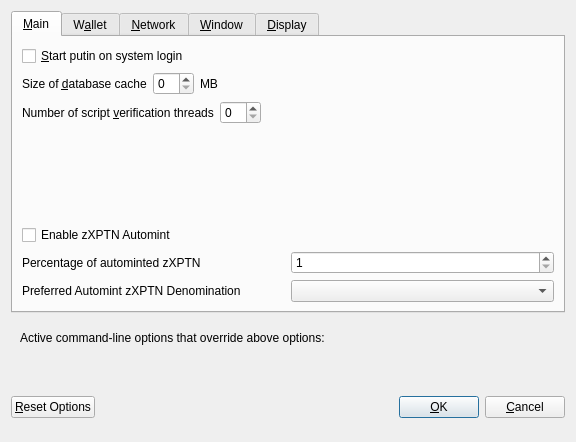
<?xml version="1.0" encoding="UTF-8"?>
<ui version="4.0">
 <class>OptionsDialog</class>
 <widget class="QDialog" name="OptionsDialog">
  <property name="geometry">
   <rect>
    <x>0</x>
    <y>0</y>
    <width>576</width>
    <height>442</height>
   </rect>
  </property>
  <property name="windowTitle">
   <string>Options</string>
  </property>
  <property name="modal">
   <bool>true</bool>
  </property>
  <layout class="QVBoxLayout" name="verticalLayout">
   <item>
    <widget class="QTabWidget" name="tabWidget">
     <property name="currentIndex">
      <number>0</number>
     </property>
     <widget class="QWidget" name="tabMain">
      <attribute name="title">
       <string>&amp;Main</string>
      </attribute>
      <layout class="QVBoxLayout" name="verticalLayout_Main">
       <item>
        <widget class="QCheckBox" name="bitcoinAtStartup">
         <property name="toolTip">
          <string>Automatically start putin after logging in to the system.</string>
         </property>
         <property name="text">
          <string>&amp;Start putin on system login</string>
         </property>
        </widget>
       </item>
       <item>
        <layout class="QHBoxLayout" name="horizontalLayout_2_Main">
         <item>
          <widget class="QLabel" name="databaseCacheLabel">
           <property name="text">
            <string>Size of &amp;database cache</string>
           </property>
           <property name="textFormat">
            <enum>Qt::PlainText</enum>
           </property>
           <property name="buddy">
            <cstring>databaseCache</cstring>
           </property>
          </widget>
         </item>
         <item>
          <widget class="QSpinBox" name="databaseCache"/>
         </item>
         <item>
          <widget class="QLabel" name="databaseCacheUnitLabel">
           <property name="text">
            <string>MB</string>
           </property>
           <property name="textFormat">
            <enum>Qt::PlainText</enum>
           </property>
          </widget>
         </item>
         <item>
          <spacer name="horizontalSpacer_2_Main">
           <property name="orientation">
            <enum>Qt::Horizontal</enum>
           </property>
           <property name="sizeHint" stdset="0">
            <size>
             <width>40</width>
             <height>20</height>
            </size>
           </property>
          </spacer>
         </item>
        </layout>
       </item>
       <item>
        <layout class="QHBoxLayout" name="horizontalLayout_3_Main">
         <item>
          <widget class="QLabel" name="threadsScriptVerifLabel">
           <property name="text">
            <string>Number of script &amp;verification threads</string>
           </property>
           <property name="textFormat">
            <enum>Qt::PlainText</enum>
           </property>
           <property name="buddy">
            <cstring>threadsScriptVerif</cstring>
           </property>
          </widget>
         </item>
         <item>
          <widget class="QSpinBox" name="threadsScriptVerif">
           <property name="toolTip">
            <string>(0 = auto, &lt;0 = leave that many cores free)</string>
           </property>
          </widget>
         </item>
         <item>
          <spacer name="horizontalSpacer_3_Main">
           <property name="orientation">
            <enum>Qt::Horizontal</enum>
           </property>
           <property name="sizeHint" stdset="0">
            <size>
             <width>40</width>
             <height>20</height>
            </size>
           </property>
          </spacer>
         </item>
        </layout>
       </item>
       <item>
        <spacer name="verticalSpacer_2">
         <property name="orientation">
          <enum>Qt::Vertical</enum>
         </property>
         <property name="sizeHint" stdset="0">
          <size>
           <width>20</width>
           <height>40</height>
          </size>
         </property>
        </spacer>
       </item>
       <item>
        <widget class="QCheckBox" name="checkBoxZeromintEnable">
         <property name="toolTip">
          <string>Enable automatic minting of XPTN units to zXPTN</string>
         </property>
         <property name="layoutDirection">
          <enum>Qt::LeftToRight</enum>
         </property>
         <property name="text">
          <string>Enable zXPTN Automint</string>
         </property>
        </widget>
       </item>
       <item>
        <layout class="QHBoxLayout" name="horizontalLayout_3">
         <item>
          <widget class="QLabel" name="percentage_label">
           <property name="toolTip">
            <string>Percentage of incoming XPTN which get automatically converted to zXPTN via Zerocoin Protocol (min: 10%)</string>
           </property>
           <property name="text">
            <string>Percentage of autominted zXPTN</string>
           </property>
          </widget>
         </item>
         <item>
          <widget class="QSpinBox" name="zeromintPercentage">
           <property name="minimum">
            <number>1</number>
           </property>
           <property name="maximum">
            <number>100</number>
           </property>
          </widget>
         </item>
        </layout>
       </item>
       <item>
        <layout class="QHBoxLayout" name="horizontalLayout" stretch="0,0">
         <property name="sizeConstraint">
          <enum>QLayout::SetFixedSize</enum>
         </property>
         <item>
          <widget class="QLabel" name="labelPreferredDenom">
           <property name="maximumSize">
            <size>
             <width>16777215</width>
             <height>16777215</height>
            </size>
           </property>
           <property name="toolTip">
            <string>Wait with automatic conversion to Zerocoin until enough XPTN for this denomination is available</string>
           </property>
           <property name="text">
            <string>Preferred Automint zXPTN Denomination</string>
           </property>
          </widget>
         </item>
         <item>
          <widget class="QComboBox" name="preferredDenom">
           <property name="maximumSize">
            <size>
             <width>16777215</width>
             <height>27</height>
            </size>
           </property>
           <property name="toolTip">
            <string>Wait with automatic conversion to Zerocoin until enough XPTN for this denomination is available</string>
           </property>
           <property name="maxVisibleItems">
            <number>9</number>
           </property>
           <property name="maxCount">
            <number>9</number>
           </property>
          </widget>
         </item>
        </layout>
       </item>
      </layout>
     </widget>
     <widget class="QWidget" name="tabWallet">
      <attribute name="title">
       <string>W&amp;allet</string>
      </attribute>
      <layout class="QVBoxLayout" name="verticalLayout_Wallet">
       <item>
        <layout class="QHBoxLayout" name="horizontalLayout_2_Wallet">
         <item>
          <widget class="QLabel" name="labelStakeSplitThresholdText">
           <property name="text">
            <string>Stake split threshold:</string>
           </property>
          </widget>
         </item>
         <item>
          <widget class="QSpinBox" name="spinBoxStakeSplitThreshold">
           <property name="minimum">
            <number>1</number>
           </property>
           <property name="maximum">
            <number>999999</number>
           </property>
          </widget>
         </item>
        </layout>
       </item>
       <item>
        <widget class="QGroupBox" name="groupBox">
         <property name="title">
          <string>Expert</string>
         </property>
         <layout class="QVBoxLayout" name="verticalLayout_2">
          <item>
           <widget class="QCheckBox" name="coinControlFeatures">
            <property name="toolTip">
             <string>Whether to show coin control features or not.</string>
            </property>
            <property name="text">
             <string>Enable coin &amp;control features</string>
            </property>
           </widget>
          </item>
          <item>
           <widget class="QCheckBox" name="showMasternodesTab">
            <property name="toolTip">
             <string>Show additional tab listing all your masternodes in first sub-tab&lt;br/&gt;and all masternodes on the network in second sub-tab.</string>
            </property>
            <property name="text">
             <string>Show Masternodes Tab</string>
            </property>
           </widget>
          </item>
          <item>
           <widget class="QCheckBox" name="spendZeroConfChange">
            <property name="toolTip">
             <string>If you disable the spending of unconfirmed change, the change from a transaction&lt;br/&gt;cannot be used until that transaction has at least one confirmation.&lt;br/&gt;This also affects how your balance is computed.</string>
            </property>
            <property name="text">
             <string>&amp;Spend unconfirmed change</string>
            </property>
           </widget>
          </item>
         </layout>
        </widget>
       </item>
       <item>
        <spacer name="verticalSpacer_Wallet">
         <property name="orientation">
          <enum>Qt::Vertical</enum>
         </property>
         <property name="sizeHint" stdset="0">
          <size>
           <width>20</width>
           <height>40</height>
          </size>
         </property>
        </spacer>
       </item>
      </layout>
     </widget>
     <widget class="QWidget" name="tabNetwork">
      <attribute name="title">
       <string>&amp;Network</string>
      </attribute>
      <layout class="QVBoxLayout" name="verticalLayout_Network">
       <item>
        <widget class="QCheckBox" name="mapPortUpnp">
         <property name="toolTip">
          <string>Automatically open the putin client port on the router. This only works when your router supports UPnP and it is enabled.</string>
         </property>
         <property name="text">
          <string>Map port using &amp;UPnP</string>
         </property>
        </widget>
       </item>
       <item>
        <widget class="QCheckBox" name="allowIncoming">
         <property name="toolTip">
          <string>Accept connections from outside</string>
         </property>
         <property name="text">
          <string>Allow incoming connections</string>
         </property>
        </widget>
       </item>
       <item>
        <widget class="QCheckBox" name="connectSocks">
         <property name="toolTip">
          <string>Connect to the putin network through a SOCKS5 proxy.</string>
         </property>
         <property name="text">
          <string>&amp;Connect through SOCKS5 proxy (default proxy):</string>
         </property>
        </widget>
       </item>
       <item>
        <layout class="QHBoxLayout" name="horizontalLayout_1_Network">
         <item>
          <widget class="QLabel" name="proxyIpLabel">
           <property name="text">
            <string>Proxy &amp;IP:</string>
           </property>
           <property name="textFormat">
            <enum>Qt::PlainText</enum>
           </property>
           <property name="buddy">
            <cstring>proxyIp</cstring>
           </property>
          </widget>
         </item>
         <item>
          <widget class="QValidatedLineEdit" name="proxyIp">
           <property name="minimumSize">
            <size>
             <width>140</width>
             <height>0</height>
            </size>
           </property>
           <property name="maximumSize">
            <size>
             <width>140</width>
             <height>16777215</height>
            </size>
           </property>
           <property name="toolTip">
            <string>IP address of the proxy (e.g. IPv4: 127.0.0.1 / IPv6: ::1)</string>
           </property>
          </widget>
         </item>
         <item>
          <widget class="QLabel" name="proxyPortLabel">
           <property name="text">
            <string>&amp;Port:</string>
           </property>
           <property name="textFormat">
            <enum>Qt::PlainText</enum>
           </property>
           <property name="buddy">
            <cstring>proxyPort</cstring>
           </property>
          </widget>
         </item>
         <item>
          <widget class="QLineEdit" name="proxyPort">
           <property name="minimumSize">
            <size>
             <width>55</width>
             <height>0</height>
            </size>
           </property>
           <property name="maximumSize">
            <size>
             <width>55</width>
             <height>16777215</height>
            </size>
           </property>
           <property name="toolTip">
            <string>Port of the proxy (e.g. 9050)</string>
           </property>
          </widget>
         </item>
         <item>
          <spacer name="horizontalSpacer_1_Network">
           <property name="orientation">
            <enum>Qt::Horizontal</enum>
           </property>
           <property name="sizeHint" stdset="0">
            <size>
             <width>40</width>
             <height>20</height>
            </size>
           </property>
          </spacer>
         </item>
        </layout>
       </item>
       <item>
        <spacer name="verticalSpacer_Network">
         <property name="orientation">
          <enum>Qt::Vertical</enum>
         </property>
         <property name="sizeHint" stdset="0">
          <size>
           <width>20</width>
           <height>40</height>
          </size>
         </property>
        </spacer>
       </item>
      </layout>
     </widget>
     <widget class="QWidget" name="tabWindow">
      <attribute name="title">
       <string>&amp;Window</string>
      </attribute>
      <layout class="QVBoxLayout" name="verticalLayout_Window">
       <item>
        <widget class="QCheckBox" name="minimizeToTray">
         <property name="toolTip">
          <string>Show only a tray icon after minimizing the window.</string>
         </property>
         <property name="text">
          <string>&amp;Minimize to the tray instead of the taskbar</string>
         </property>
        </widget>
       </item>
       <item>
        <widget class="QCheckBox" name="minimizeOnClose">
         <property name="toolTip">
          <string>Minimize instead of exit the application when the window is closed. When this option is enabled, the application will be closed only after selecting Quit in the menu.</string>
         </property>
         <property name="text">
          <string>M&amp;inimize on close</string>
         </property>
        </widget>
       </item>
       <item>
        <spacer name="verticalSpacer_Window">
         <property name="orientation">
          <enum>Qt::Vertical</enum>
         </property>
         <property name="sizeHint" stdset="0">
          <size>
           <width>20</width>
           <height>40</height>
          </size>
         </property>
        </spacer>
       </item>
      </layout>
     </widget>
     <widget class="QWidget" name="tabDisplay">
      <attribute name="title">
       <string>&amp;Display</string>
      </attribute>
      <layout class="QVBoxLayout" name="verticalLayout_Display">
       <item>
        <layout class="QHBoxLayout" name="horizontalLayout_1_Display">
         <item>
          <widget class="QLabel" name="langLabel">
           <property name="text">
            <string>User Interface &amp;language:</string>
           </property>
           <property name="textFormat">
            <enum>Qt::PlainText</enum>
           </property>
           <property name="buddy">
            <cstring>lang</cstring>
           </property>
          </widget>
         </item>
         <item>
          <widget class="QValueComboBox" name="lang">
           <property name="toolTip">
            <string>The user interface language can be set here. This setting will take effect after restarting putin.</string>
           </property>
          </widget>
         </item>
        </layout>
       </item>
       <item>
        <widget class="QLabel" name="label_3">
         <property name="toolTip">
          <string notr="true"/>
         </property>
         <property name="statusTip">
          <string notr="true"/>
         </property>
         <property name="whatsThis">
          <string notr="true"/>
         </property>
         <property name="accessibleName">
          <string notr="true"/>
         </property>
         <property name="text">
          <string>Language missing or translation incomplete? Help contributing translations here:
https://www.transifex.com/putin-project/putin-project-translations</string>
         </property>
         <property name="wordWrap">
          <bool>true</bool>
         </property>
         <property name="openExternalLinks">
          <bool>true</bool>
         </property>
         <property name="textInteractionFlags">
          <set>Qt::TextBrowserInteraction</set>
         </property>
        </widget>
       </item>
       <item>
        <layout class="QHBoxLayout" name="horizontalLayout_4_Display" stretch="0,0">
         <item>
          <widget class="QLabel" name="themeLabel">
           <property name="text">
            <string>User Interface Theme:</string>
           </property>
          </widget>
         </item>
         <item>
          <widget class="QValueComboBox" name="theme"/>
         </item>
        </layout>
       </item>
       <item>
        <widget class="Line" name="line">
         <property name="orientation">
          <enum>Qt::Horizontal</enum>
         </property>
        </widget>
       </item>
       <item>
        <layout class="QHBoxLayout" name="horizontalLayout_2_Display">
         <item>
          <widget class="QLabel" name="unitLabel">
           <property name="text">
            <string>&amp;Unit to show amounts in:</string>
           </property>
           <property name="textFormat">
            <enum>Qt::PlainText</enum>
           </property>
           <property name="buddy">
            <cstring>unit</cstring>
           </property>
          </widget>
         </item>
         <item>
          <widget class="QValueComboBox" name="unit">
           <property name="toolTip">
            <string>Choose the default subdivision unit to show in the interface and when sending coins.</string>
           </property>
          </widget>
         </item>
        </layout>
       </item>
       <item>
        <layout class="QHBoxLayout" name="horizontalLayout_5_Display">
         <item>
          <widget class="QLabel" name="digitsLabel">
           <property name="text">
            <string>Decimal digits</string>
           </property>
          </widget>
         </item>
         <item>
          <widget class="QValueComboBox" name="digits"/>
         </item>
        </layout>
       </item>
       <item>
        <widget class="QCheckBox" name="checkBoxHideZeroBalances">
         <property name="toolTip">
          <string>Hide empty balances</string>
         </property>
         <property name="layoutDirection">
          <enum>Qt::LeftToRight</enum>
         </property>
         <property name="text">
          <string>Hide empty balances</string>
         </property>
        </widget>
       </item>
       <item>
        <layout class="QHBoxLayout" name="horizontalLayout_3_Display">
         <item>
          <widget class="QLabel" name="thirdPartyTxUrlsLabel">
           <property name="toolTip">
            <string>Third party URLs (e.g. a block explorer) that appear in the transactions tab as context menu items. %s in the URL is replaced by transaction hash. Multiple URLs are separated by vertical bar |.</string>
           </property>
           <property name="text">
            <string>Third party transaction URLs</string>
           </property>
           <property name="buddy">
            <cstring>thirdPartyTxUrls</cstring>
           </property>
          </widget>
         </item>
         <item>
          <widget class="QLineEdit" name="thirdPartyTxUrls">
           <property name="toolTip">
            <string>Third party URLs (e.g. a block explorer) that appear in the transactions tab as context menu items. %s in the URL is replaced by transaction hash. Multiple URLs are separated by vertical bar |.</string>
           </property>
          </widget>
         </item>
        </layout>
       </item>
       <item>
        <spacer name="verticalSpacer">
         <property name="orientation">
          <enum>Qt::Vertical</enum>
         </property>
         <property name="sizeHint" stdset="0">
          <size>
           <width>20</width>
           <height>40</height>
          </size>
         </property>
        </spacer>
       </item>
      </layout>
     </widget>
    </widget>
   </item>
   <item>
    <widget class="QFrame" name="frame">
     <layout class="QVBoxLayout" name="verticalLayout_Bottom">
      <item>
       <layout class="QHBoxLayout" name="horizontalLayout_Bottom">
        <item>
         <widget class="QLabel" name="overriddenByCommandLineInfoLabel">
          <property name="text">
           <string>Active command-line options that override above options:</string>
          </property>
          <property name="textFormat">
           <enum>Qt::PlainText</enum>
          </property>
         </widget>
        </item>
        <item>
         <spacer name="horizontalSpacer_Bottom">
          <property name="orientation">
           <enum>Qt::Horizontal</enum>
          </property>
          <property name="sizeHint" stdset="0">
           <size>
            <width>40</width>
            <height>20</height>
           </size>
          </property>
         </spacer>
        </item>
       </layout>
      </item>
      <item>
       <widget class="QLabel" name="overriddenByCommandLineLabel">
        <property name="text">
         <string/>
        </property>
        <property name="textFormat">
         <enum>Qt::PlainText</enum>
        </property>
        <property name="wordWrap">
         <bool>true</bool>
        </property>
       </widget>
      </item>
     </layout>
    </widget>
   </item>
   <item>
    <layout class="QHBoxLayout" name="horizontalLayout_Buttons">
     <item>
      <widget class="QPushButton" name="resetButton">
       <property name="toolTip">
        <string>Reset all client options to default.</string>
       </property>
       <property name="text">
        <string>&amp;Reset Options</string>
       </property>
       <property name="autoDefault">
        <bool>false</bool>
       </property>
      </widget>
     </item>
     <item>
      <spacer name="horizontalSpacer_1">
       <property name="orientation">
        <enum>Qt::Horizontal</enum>
       </property>
       <property name="sizeHint" stdset="0">
        <size>
         <width>40</width>
         <height>48</height>
        </size>
       </property>
      </spacer>
     </item>
     <item>
      <widget class="QLabel" name="statusLabel">
       <property name="minimumSize">
        <size>
         <width>200</width>
         <height>0</height>
        </size>
       </property>
       <property name="font">
        <font>
         <weight>75</weight>
         <bold>true</bold>
        </font>
       </property>
       <property name="text">
        <string/>
       </property>
       <property name="textFormat">
        <enum>Qt::PlainText</enum>
       </property>
       <property name="wordWrap">
        <bool>true</bool>
       </property>
      </widget>
     </item>
     <item>
      <spacer name="horizontalSpacer_2">
       <property name="orientation">
        <enum>Qt::Horizontal</enum>
       </property>
       <property name="sizeHint" stdset="0">
        <size>
         <width>40</width>
         <height>48</height>
        </size>
       </property>
      </spacer>
     </item>
     <item>
      <widget class="QPushButton" name="okButton">
       <property name="text">
        <string>&amp;OK</string>
       </property>
       <property name="autoDefault">
        <bool>false</bool>
       </property>
       <property name="default">
        <bool>true</bool>
       </property>
      </widget>
     </item>
     <item>
      <widget class="QPushButton" name="cancelButton">
       <property name="text">
        <string>&amp;Cancel</string>
       </property>
       <property name="autoDefault">
        <bool>false</bool>
       </property>
      </widget>
     </item>
    </layout>
   </item>
  </layout>
 </widget>
 <customwidgets>
  <customwidget>
   <class>QValidatedLineEdit</class>
   <extends>QLineEdit</extends>
   <header>qvalidatedlineedit.h</header>
  </customwidget>
  <customwidget>
   <class>QValueComboBox</class>
   <extends>QComboBox</extends>
   <header>qvaluecombobox.h</header>
  </customwidget>
 </customwidgets>
 <resources/>
 <connections/>
</ui>
